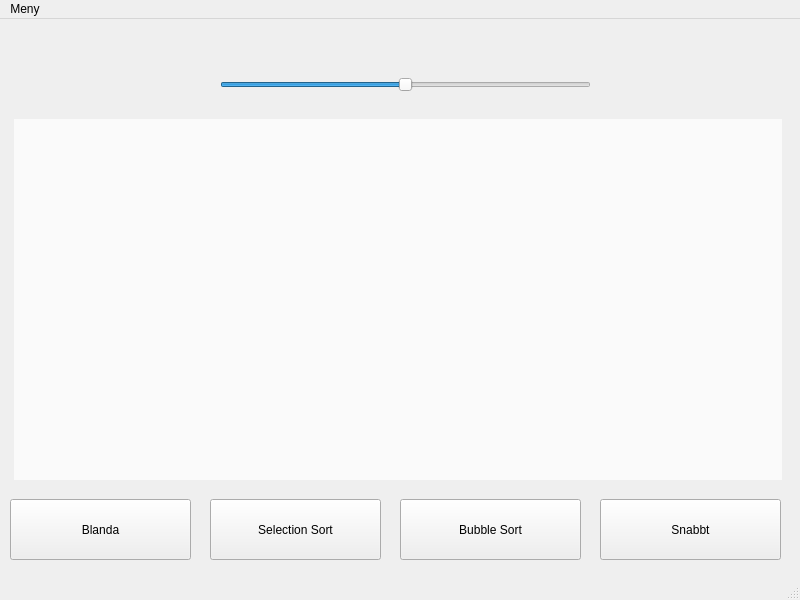
<?xml version="1.0" encoding="UTF-8"?>
<ui version="4.0">
 <class>MainWindow</class>
 <widget class="QMainWindow" name="MainWindow">
  <property name="geometry">
   <rect>
    <x>0</x>
    <y>0</y>
    <width>800</width>
    <height>600</height>
   </rect>
  </property>
  <property name="windowTitle">
   <string>Sortera</string>
  </property>
  <widget class="QWidget" name="centralwidget">
   <widget class="QLabel" name="label_0">
    <property name="geometry">
     <rect>
      <x>14</x>
      <y>100</y>
      <width>16</width>
      <height>361</height>
     </rect>
    </property>
    <property name="styleSheet">
     <string notr="true">background-color: rgb(250, 250, 250);</string>
    </property>
    <property name="text">
     <string/>
    </property>
    <property name="alignment">
     <set>Qt::AlignBottom|Qt::AlignLeading|Qt::AlignLeft</set>
    </property>
   </widget>
   <widget class="QLabel" name="label_1">
    <property name="geometry">
     <rect>
      <x>30</x>
      <y>100</y>
      <width>16</width>
      <height>361</height>
     </rect>
    </property>
    <property name="styleSheet">
     <string notr="true">background-color: rgb(250, 250, 250);</string>
    </property>
    <property name="text">
     <string/>
    </property>
    <property name="alignment">
     <set>Qt::AlignBottom|Qt::AlignLeading|Qt::AlignLeft</set>
    </property>
   </widget>
   <widget class="QLabel" name="label_2">
    <property name="geometry">
     <rect>
      <x>46</x>
      <y>100</y>
      <width>16</width>
      <height>361</height>
     </rect>
    </property>
    <property name="styleSheet">
     <string notr="true">background-color: rgb(250, 250, 250);</string>
    </property>
    <property name="text">
     <string/>
    </property>
    <property name="alignment">
     <set>Qt::AlignBottom|Qt::AlignLeading|Qt::AlignLeft</set>
    </property>
   </widget>
   <widget class="QLabel" name="label_3">
    <property name="geometry">
     <rect>
      <x>62</x>
      <y>100</y>
      <width>16</width>
      <height>361</height>
     </rect>
    </property>
    <property name="styleSheet">
     <string notr="true">background-color: rgb(250, 250, 250);</string>
    </property>
    <property name="text">
     <string/>
    </property>
    <property name="alignment">
     <set>Qt::AlignBottom|Qt::AlignLeading|Qt::AlignLeft</set>
    </property>
   </widget>
   <widget class="QLabel" name="label_4">
    <property name="geometry">
     <rect>
      <x>78</x>
      <y>100</y>
      <width>16</width>
      <height>361</height>
     </rect>
    </property>
    <property name="styleSheet">
     <string notr="true">background-color: rgb(250, 250, 250);</string>
    </property>
    <property name="text">
     <string/>
    </property>
    <property name="alignment">
     <set>Qt::AlignBottom|Qt::AlignLeading|Qt::AlignLeft</set>
    </property>
   </widget>
   <widget class="QLabel" name="label_5">
    <property name="geometry">
     <rect>
      <x>94</x>
      <y>100</y>
      <width>16</width>
      <height>361</height>
     </rect>
    </property>
    <property name="styleSheet">
     <string notr="true">background-color: rgb(250, 250, 250);</string>
    </property>
    <property name="text">
     <string/>
    </property>
    <property name="alignment">
     <set>Qt::AlignBottom|Qt::AlignLeading|Qt::AlignLeft</set>
    </property>
   </widget>
   <widget class="QLabel" name="label_6">
    <property name="geometry">
     <rect>
      <x>110</x>
      <y>100</y>
      <width>16</width>
      <height>361</height>
     </rect>
    </property>
    <property name="styleSheet">
     <string notr="true">background-color: rgb(250, 250, 250);</string>
    </property>
    <property name="text">
     <string/>
    </property>
    <property name="alignment">
     <set>Qt::AlignBottom|Qt::AlignLeading|Qt::AlignLeft</set>
    </property>
   </widget>
   <widget class="QLabel" name="label_7">
    <property name="geometry">
     <rect>
      <x>126</x>
      <y>100</y>
      <width>16</width>
      <height>361</height>
     </rect>
    </property>
    <property name="styleSheet">
     <string notr="true">background-color: rgb(250, 250, 250);</string>
    </property>
    <property name="text">
     <string/>
    </property>
    <property name="alignment">
     <set>Qt::AlignBottom|Qt::AlignLeading|Qt::AlignLeft</set>
    </property>
   </widget>
   <widget class="QLabel" name="label_8">
    <property name="geometry">
     <rect>
      <x>142</x>
      <y>100</y>
      <width>16</width>
      <height>361</height>
     </rect>
    </property>
    <property name="styleSheet">
     <string notr="true">background-color: rgb(250, 250, 250);</string>
    </property>
    <property name="text">
     <string/>
    </property>
    <property name="alignment">
     <set>Qt::AlignBottom|Qt::AlignLeading|Qt::AlignLeft</set>
    </property>
   </widget>
   <widget class="QLabel" name="label_9">
    <property name="geometry">
     <rect>
      <x>158</x>
      <y>100</y>
      <width>16</width>
      <height>361</height>
     </rect>
    </property>
    <property name="styleSheet">
     <string notr="true">background-color: rgb(250, 250, 250);</string>
    </property>
    <property name="text">
     <string/>
    </property>
    <property name="alignment">
     <set>Qt::AlignBottom|Qt::AlignLeading|Qt::AlignLeft</set>
    </property>
   </widget>
   <widget class="QLabel" name="label_10">
    <property name="geometry">
     <rect>
      <x>174</x>
      <y>100</y>
      <width>16</width>
      <height>361</height>
     </rect>
    </property>
    <property name="styleSheet">
     <string notr="true">background-color: rgb(250, 250, 250);</string>
    </property>
    <property name="text">
     <string/>
    </property>
    <property name="alignment">
     <set>Qt::AlignBottom|Qt::AlignLeading|Qt::AlignLeft</set>
    </property>
   </widget>
   <widget class="QLabel" name="label_11">
    <property name="geometry">
     <rect>
      <x>190</x>
      <y>100</y>
      <width>16</width>
      <height>361</height>
     </rect>
    </property>
    <property name="styleSheet">
     <string notr="true">background-color: rgb(250, 250, 250);</string>
    </property>
    <property name="text">
     <string/>
    </property>
    <property name="alignment">
     <set>Qt::AlignBottom|Qt::AlignLeading|Qt::AlignLeft</set>
    </property>
   </widget>
   <widget class="QLabel" name="label_12">
    <property name="geometry">
     <rect>
      <x>206</x>
      <y>100</y>
      <width>16</width>
      <height>361</height>
     </rect>
    </property>
    <property name="styleSheet">
     <string notr="true">background-color: rgb(250, 250, 250);</string>
    </property>
    <property name="text">
     <string/>
    </property>
    <property name="alignment">
     <set>Qt::AlignBottom|Qt::AlignLeading|Qt::AlignLeft</set>
    </property>
   </widget>
   <widget class="QLabel" name="label_13">
    <property name="geometry">
     <rect>
      <x>222</x>
      <y>100</y>
      <width>16</width>
      <height>361</height>
     </rect>
    </property>
    <property name="styleSheet">
     <string notr="true">background-color: rgb(250, 250, 250);</string>
    </property>
    <property name="text">
     <string/>
    </property>
    <property name="alignment">
     <set>Qt::AlignBottom|Qt::AlignLeading|Qt::AlignLeft</set>
    </property>
   </widget>
   <widget class="QLabel" name="label_14">
    <property name="geometry">
     <rect>
      <x>238</x>
      <y>100</y>
      <width>16</width>
      <height>361</height>
     </rect>
    </property>
    <property name="styleSheet">
     <string notr="true">background-color: rgb(250, 250, 250);</string>
    </property>
    <property name="text">
     <string/>
    </property>
    <property name="alignment">
     <set>Qt::AlignBottom|Qt::AlignLeading|Qt::AlignLeft</set>
    </property>
   </widget>
   <widget class="QLabel" name="label_15">
    <property name="geometry">
     <rect>
      <x>254</x>
      <y>100</y>
      <width>16</width>
      <height>361</height>
     </rect>
    </property>
    <property name="styleSheet">
     <string notr="true">background-color: rgb(250, 250, 250);</string>
    </property>
    <property name="text">
     <string/>
    </property>
    <property name="alignment">
     <set>Qt::AlignBottom|Qt::AlignLeading|Qt::AlignLeft</set>
    </property>
   </widget>
   <widget class="QLabel" name="label_16">
    <property name="geometry">
     <rect>
      <x>270</x>
      <y>100</y>
      <width>16</width>
      <height>361</height>
     </rect>
    </property>
    <property name="styleSheet">
     <string notr="true">background-color: rgb(250, 250, 250);</string>
    </property>
    <property name="text">
     <string/>
    </property>
    <property name="alignment">
     <set>Qt::AlignBottom|Qt::AlignLeading|Qt::AlignLeft</set>
    </property>
   </widget>
   <widget class="QLabel" name="label_17">
    <property name="geometry">
     <rect>
      <x>286</x>
      <y>100</y>
      <width>16</width>
      <height>361</height>
     </rect>
    </property>
    <property name="styleSheet">
     <string notr="true">background-color: rgb(250, 250, 250);</string>
    </property>
    <property name="text">
     <string/>
    </property>
    <property name="alignment">
     <set>Qt::AlignBottom|Qt::AlignLeading|Qt::AlignLeft</set>
    </property>
   </widget>
   <widget class="QLabel" name="label_18">
    <property name="geometry">
     <rect>
      <x>302</x>
      <y>100</y>
      <width>16</width>
      <height>361</height>
     </rect>
    </property>
    <property name="styleSheet">
     <string notr="true">background-color: rgb(250, 250, 250);</string>
    </property>
    <property name="text">
     <string/>
    </property>
    <property name="alignment">
     <set>Qt::AlignBottom|Qt::AlignLeading|Qt::AlignLeft</set>
    </property>
   </widget>
   <widget class="QLabel" name="label_19">
    <property name="geometry">
     <rect>
      <x>318</x>
      <y>100</y>
      <width>16</width>
      <height>361</height>
     </rect>
    </property>
    <property name="styleSheet">
     <string notr="true">background-color: rgb(250, 250, 250);</string>
    </property>
    <property name="text">
     <string/>
    </property>
    <property name="alignment">
     <set>Qt::AlignBottom|Qt::AlignLeading|Qt::AlignLeft</set>
    </property>
   </widget>
   <widget class="QLabel" name="label_20">
    <property name="geometry">
     <rect>
      <x>334</x>
      <y>100</y>
      <width>16</width>
      <height>361</height>
     </rect>
    </property>
    <property name="styleSheet">
     <string notr="true">background-color: rgb(250, 250, 250);</string>
    </property>
    <property name="text">
     <string/>
    </property>
    <property name="alignment">
     <set>Qt::AlignBottom|Qt::AlignLeading|Qt::AlignLeft</set>
    </property>
   </widget>
   <widget class="QLabel" name="label_21">
    <property name="geometry">
     <rect>
      <x>350</x>
      <y>100</y>
      <width>16</width>
      <height>361</height>
     </rect>
    </property>
    <property name="styleSheet">
     <string notr="true">background-color: rgb(250, 250, 250);</string>
    </property>
    <property name="text">
     <string/>
    </property>
    <property name="alignment">
     <set>Qt::AlignBottom|Qt::AlignLeading|Qt::AlignLeft</set>
    </property>
   </widget>
   <widget class="QLabel" name="label_22">
    <property name="geometry">
     <rect>
      <x>366</x>
      <y>100</y>
      <width>16</width>
      <height>361</height>
     </rect>
    </property>
    <property name="styleSheet">
     <string notr="true">background-color: rgb(250, 250, 250);</string>
    </property>
    <property name="text">
     <string/>
    </property>
    <property name="alignment">
     <set>Qt::AlignBottom|Qt::AlignLeading|Qt::AlignLeft</set>
    </property>
   </widget>
   <widget class="QLabel" name="label_23">
    <property name="geometry">
     <rect>
      <x>382</x>
      <y>100</y>
      <width>16</width>
      <height>361</height>
     </rect>
    </property>
    <property name="styleSheet">
     <string notr="true">background-color: rgb(250, 250, 250);</string>
    </property>
    <property name="text">
     <string/>
    </property>
    <property name="alignment">
     <set>Qt::AlignBottom|Qt::AlignLeading|Qt::AlignLeft</set>
    </property>
   </widget>
   <widget class="QLabel" name="label_24">
    <property name="geometry">
     <rect>
      <x>398</x>
      <y>100</y>
      <width>20</width>
      <height>361</height>
     </rect>
    </property>
    <property name="styleSheet">
     <string notr="true">background-color: rgb(250, 250, 250);</string>
    </property>
    <property name="text">
     <string/>
    </property>
    <property name="alignment">
     <set>Qt::AlignBottom|Qt::AlignLeading|Qt::AlignLeft</set>
    </property>
   </widget>
   <widget class="QLabel" name="label_25">
    <property name="geometry">
     <rect>
      <x>414</x>
      <y>100</y>
      <width>16</width>
      <height>361</height>
     </rect>
    </property>
    <property name="styleSheet">
     <string notr="true">background-color: rgb(250, 250, 250);</string>
    </property>
    <property name="text">
     <string/>
    </property>
    <property name="alignment">
     <set>Qt::AlignBottom|Qt::AlignLeading|Qt::AlignLeft</set>
    </property>
   </widget>
   <widget class="QLabel" name="label_26">
    <property name="geometry">
     <rect>
      <x>430</x>
      <y>100</y>
      <width>16</width>
      <height>361</height>
     </rect>
    </property>
    <property name="styleSheet">
     <string notr="true">background-color: rgb(250, 250, 250);</string>
    </property>
    <property name="text">
     <string/>
    </property>
    <property name="alignment">
     <set>Qt::AlignBottom|Qt::AlignLeading|Qt::AlignLeft</set>
    </property>
   </widget>
   <widget class="QLabel" name="label_27">
    <property name="geometry">
     <rect>
      <x>446</x>
      <y>100</y>
      <width>16</width>
      <height>361</height>
     </rect>
    </property>
    <property name="styleSheet">
     <string notr="true">background-color: rgb(250, 250, 250);</string>
    </property>
    <property name="text">
     <string/>
    </property>
    <property name="alignment">
     <set>Qt::AlignBottom|Qt::AlignLeading|Qt::AlignLeft</set>
    </property>
   </widget>
   <widget class="QLabel" name="label_28">
    <property name="geometry">
     <rect>
      <x>462</x>
      <y>100</y>
      <width>16</width>
      <height>361</height>
     </rect>
    </property>
    <property name="styleSheet">
     <string notr="true">background-color: rgb(250, 250, 250);</string>
    </property>
    <property name="text">
     <string/>
    </property>
    <property name="alignment">
     <set>Qt::AlignBottom|Qt::AlignLeading|Qt::AlignLeft</set>
    </property>
   </widget>
   <widget class="QLabel" name="label_29">
    <property name="geometry">
     <rect>
      <x>478</x>
      <y>100</y>
      <width>16</width>
      <height>361</height>
     </rect>
    </property>
    <property name="styleSheet">
     <string notr="true">background-color: rgb(250, 250, 250);</string>
    </property>
    <property name="text">
     <string/>
    </property>
    <property name="alignment">
     <set>Qt::AlignBottom|Qt::AlignLeading|Qt::AlignLeft</set>
    </property>
   </widget>
   <widget class="QLabel" name="label_30">
    <property name="geometry">
     <rect>
      <x>494</x>
      <y>100</y>
      <width>16</width>
      <height>361</height>
     </rect>
    </property>
    <property name="styleSheet">
     <string notr="true">background-color: rgb(250, 250, 250);</string>
    </property>
    <property name="text">
     <string/>
    </property>
    <property name="alignment">
     <set>Qt::AlignBottom|Qt::AlignLeading|Qt::AlignLeft</set>
    </property>
   </widget>
   <widget class="QLabel" name="label_31">
    <property name="geometry">
     <rect>
      <x>510</x>
      <y>100</y>
      <width>16</width>
      <height>361</height>
     </rect>
    </property>
    <property name="styleSheet">
     <string notr="true">background-color: rgb(250, 250, 250);</string>
    </property>
    <property name="text">
     <string/>
    </property>
    <property name="alignment">
     <set>Qt::AlignBottom|Qt::AlignLeading|Qt::AlignLeft</set>
    </property>
   </widget>
   <widget class="QLabel" name="label_32">
    <property name="geometry">
     <rect>
      <x>526</x>
      <y>100</y>
      <width>16</width>
      <height>361</height>
     </rect>
    </property>
    <property name="styleSheet">
     <string notr="true">background-color: rgb(250, 250, 250);</string>
    </property>
    <property name="text">
     <string/>
    </property>
    <property name="alignment">
     <set>Qt::AlignBottom|Qt::AlignLeading|Qt::AlignLeft</set>
    </property>
   </widget>
   <widget class="QLabel" name="label_33">
    <property name="geometry">
     <rect>
      <x>542</x>
      <y>100</y>
      <width>16</width>
      <height>361</height>
     </rect>
    </property>
    <property name="styleSheet">
     <string notr="true">background-color: rgb(250, 250, 250);</string>
    </property>
    <property name="text">
     <string/>
    </property>
    <property name="alignment">
     <set>Qt::AlignBottom|Qt::AlignLeading|Qt::AlignLeft</set>
    </property>
   </widget>
   <widget class="QLabel" name="label_34">
    <property name="geometry">
     <rect>
      <x>558</x>
      <y>100</y>
      <width>16</width>
      <height>361</height>
     </rect>
    </property>
    <property name="styleSheet">
     <string notr="true">background-color: rgb(250, 250, 250);</string>
    </property>
    <property name="text">
     <string/>
    </property>
    <property name="alignment">
     <set>Qt::AlignBottom|Qt::AlignLeading|Qt::AlignLeft</set>
    </property>
   </widget>
   <widget class="QLabel" name="label_35">
    <property name="geometry">
     <rect>
      <x>574</x>
      <y>100</y>
      <width>16</width>
      <height>361</height>
     </rect>
    </property>
    <property name="styleSheet">
     <string notr="true">background-color: rgb(250, 250, 250);</string>
    </property>
    <property name="text">
     <string/>
    </property>
    <property name="alignment">
     <set>Qt::AlignBottom|Qt::AlignLeading|Qt::AlignLeft</set>
    </property>
   </widget>
   <widget class="QLabel" name="label_36">
    <property name="geometry">
     <rect>
      <x>590</x>
      <y>100</y>
      <width>16</width>
      <height>361</height>
     </rect>
    </property>
    <property name="styleSheet">
     <string notr="true">background-color: rgb(250, 250, 250);</string>
    </property>
    <property name="text">
     <string/>
    </property>
    <property name="alignment">
     <set>Qt::AlignBottom|Qt::AlignLeading|Qt::AlignLeft</set>
    </property>
   </widget>
   <widget class="QLabel" name="label_37">
    <property name="geometry">
     <rect>
      <x>606</x>
      <y>100</y>
      <width>16</width>
      <height>361</height>
     </rect>
    </property>
    <property name="styleSheet">
     <string notr="true">background-color: rgb(250, 250, 250);</string>
    </property>
    <property name="text">
     <string/>
    </property>
    <property name="alignment">
     <set>Qt::AlignBottom|Qt::AlignLeading|Qt::AlignLeft</set>
    </property>
   </widget>
   <widget class="QLabel" name="label_38">
    <property name="geometry">
     <rect>
      <x>622</x>
      <y>100</y>
      <width>16</width>
      <height>361</height>
     </rect>
    </property>
    <property name="styleSheet">
     <string notr="true">background-color: rgb(250, 250, 250);</string>
    </property>
    <property name="text">
     <string/>
    </property>
    <property name="alignment">
     <set>Qt::AlignBottom|Qt::AlignLeading|Qt::AlignLeft</set>
    </property>
   </widget>
   <widget class="QLabel" name="label_39">
    <property name="geometry">
     <rect>
      <x>638</x>
      <y>100</y>
      <width>16</width>
      <height>361</height>
     </rect>
    </property>
    <property name="styleSheet">
     <string notr="true">background-color: rgb(250, 250, 250);</string>
    </property>
    <property name="text">
     <string/>
    </property>
    <property name="alignment">
     <set>Qt::AlignBottom|Qt::AlignLeading|Qt::AlignLeft</set>
    </property>
   </widget>
   <widget class="QLabel" name="label_40">
    <property name="geometry">
     <rect>
      <x>654</x>
      <y>100</y>
      <width>16</width>
      <height>361</height>
     </rect>
    </property>
    <property name="styleSheet">
     <string notr="true">background-color: rgb(250, 250, 250);</string>
    </property>
    <property name="text">
     <string/>
    </property>
    <property name="alignment">
     <set>Qt::AlignBottom|Qt::AlignLeading|Qt::AlignLeft</set>
    </property>
   </widget>
   <widget class="QLabel" name="label_41">
    <property name="geometry">
     <rect>
      <x>670</x>
      <y>100</y>
      <width>16</width>
      <height>361</height>
     </rect>
    </property>
    <property name="styleSheet">
     <string notr="true">background-color: rgb(250, 250, 250);</string>
    </property>
    <property name="text">
     <string/>
    </property>
    <property name="alignment">
     <set>Qt::AlignBottom|Qt::AlignLeading|Qt::AlignLeft</set>
    </property>
   </widget>
   <widget class="QLabel" name="label_42">
    <property name="geometry">
     <rect>
      <x>686</x>
      <y>100</y>
      <width>16</width>
      <height>361</height>
     </rect>
    </property>
    <property name="styleSheet">
     <string notr="true">background-color: rgb(250, 250, 250);</string>
    </property>
    <property name="text">
     <string/>
    </property>
    <property name="alignment">
     <set>Qt::AlignBottom|Qt::AlignLeading|Qt::AlignLeft</set>
    </property>
   </widget>
   <widget class="QLabel" name="label_43">
    <property name="geometry">
     <rect>
      <x>702</x>
      <y>100</y>
      <width>16</width>
      <height>361</height>
     </rect>
    </property>
    <property name="styleSheet">
     <string notr="true">background-color: rgb(250, 250, 250);</string>
    </property>
    <property name="text">
     <string/>
    </property>
    <property name="alignment">
     <set>Qt::AlignBottom|Qt::AlignLeading|Qt::AlignLeft</set>
    </property>
   </widget>
   <widget class="QLabel" name="label_44">
    <property name="geometry">
     <rect>
      <x>718</x>
      <y>100</y>
      <width>16</width>
      <height>361</height>
     </rect>
    </property>
    <property name="styleSheet">
     <string notr="true">background-color: rgb(250, 250, 250);</string>
    </property>
    <property name="text">
     <string/>
    </property>
    <property name="alignment">
     <set>Qt::AlignBottom|Qt::AlignLeading|Qt::AlignLeft</set>
    </property>
   </widget>
   <widget class="QLabel" name="label_45">
    <property name="geometry">
     <rect>
      <x>734</x>
      <y>100</y>
      <width>16</width>
      <height>361</height>
     </rect>
    </property>
    <property name="styleSheet">
     <string notr="true">background-color: rgb(250, 250, 250);</string>
    </property>
    <property name="text">
     <string/>
    </property>
    <property name="alignment">
     <set>Qt::AlignBottom|Qt::AlignLeading|Qt::AlignLeft</set>
    </property>
   </widget>
   <widget class="QLabel" name="label_46">
    <property name="geometry">
     <rect>
      <x>750</x>
      <y>100</y>
      <width>16</width>
      <height>361</height>
     </rect>
    </property>
    <property name="styleSheet">
     <string notr="true">background-color: rgb(250, 250, 250);</string>
    </property>
    <property name="text">
     <string/>
    </property>
    <property name="alignment">
     <set>Qt::AlignBottom|Qt::AlignLeading|Qt::AlignLeft</set>
    </property>
   </widget>
   <widget class="QLabel" name="label_47">
    <property name="geometry">
     <rect>
      <x>766</x>
      <y>100</y>
      <width>16</width>
      <height>361</height>
     </rect>
    </property>
    <property name="styleSheet">
     <string notr="true">background-color: rgb(250, 250, 250);</string>
    </property>
    <property name="text">
     <string/>
    </property>
    <property name="alignment">
     <set>Qt::AlignBottom|Qt::AlignLeading|Qt::AlignLeft</set>
    </property>
   </widget>
   <widget class="QPushButton" name="Selection_Sort">
    <property name="geometry">
     <rect>
      <x>210</x>
      <y>480</y>
      <width>171</width>
      <height>61</height>
     </rect>
    </property>
    <property name="styleSheet">
     <string notr="true">font: 18pt &quot;Segoe UI&quot;;</string>
    </property>
    <property name="text">
     <string>Selection Sort</string>
    </property>
   </widget>
   <widget class="QPushButton" name="Bubble_Sort">
    <property name="geometry">
     <rect>
      <x>400</x>
      <y>480</y>
      <width>181</width>
      <height>61</height>
     </rect>
    </property>
    <property name="styleSheet">
     <string notr="true">font: 18pt &quot;Segoe UI&quot;;</string>
    </property>
    <property name="text">
     <string>Bubble Sort</string>
    </property>
   </widget>
   <widget class="QPushButton" name="Shuffle">
    <property name="geometry">
     <rect>
      <x>10</x>
      <y>480</y>
      <width>181</width>
      <height>61</height>
     </rect>
    </property>
    <property name="styleSheet">
     <string notr="true">font: 18pt &quot;Segoe UI&quot;;</string>
    </property>
    <property name="text">
     <string>Blanda</string>
    </property>
   </widget>
   <widget class="QPushButton" name="Snabbt">
    <property name="geometry">
     <rect>
      <x>600</x>
      <y>480</y>
      <width>181</width>
      <height>61</height>
     </rect>
    </property>
    <property name="styleSheet">
     <string notr="true">font: 18pt &quot;Segoe UI&quot;;</string>
    </property>
    <property name="text">
     <string>Snabbt</string>
    </property>
   </widget>
   <widget class="QSlider" name="horizontalSlider">
    <property name="geometry">
     <rect>
      <x>220</x>
      <y>50</y>
      <width>371</width>
      <height>31</height>
     </rect>
    </property>
    <property name="minimum">
     <number>0</number>
    </property>
    <property name="maximum">
     <number>200</number>
    </property>
    <property name="sliderPosition">
     <number>100</number>
    </property>
    <property name="orientation">
     <enum>Qt::Horizontal</enum>
    </property>
   </widget>
  </widget>
  <widget class="QMenuBar" name="menubar">
   <property name="geometry">
    <rect>
     <x>0</x>
     <y>0</y>
     <width>800</width>
     <height>21</height>
    </rect>
   </property>
   <widget class="QMenu" name="menuMeny">
    <property name="title">
     <string>Meny</string>
    </property>
    <addaction name="actionStart"/>
   </widget>
   <addaction name="menuMeny"/>
  </widget>
  <widget class="QStatusBar" name="statusbar"/>
  <action name="actionStart">
   <property name="text">
    <string>Start</string>
   </property>
  </action>
 </widget>
 <resources/>
 <connections/>
</ui>
